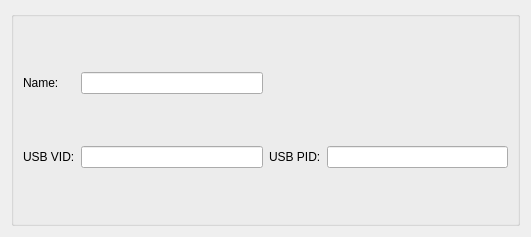
<?xml version="1.0" encoding="UTF-8"?>
<ui version="4.0">
 <class>OpenRGBQMKORGBSettingsEntryUi</class>
 <widget class="QWidget" name="OpenRGBQMKORGBSettingsEntryUi">
  <property name="geometry">
   <rect>
    <x>0</x>
    <y>0</y>
    <width>531</width>
    <height>237</height>
   </rect>
  </property>
  <property name="sizePolicy">
   <sizepolicy hsizetype="Expanding" vsizetype="Expanding">
    <horstretch>0</horstretch>
    <verstretch>0</verstretch>
   </sizepolicy>
  </property>
  <property name="windowTitle">
   <string notr="true">OpenRGB QMK Settings Entry</string>
  </property>
  <layout class="QGridLayout" name="gridLayout">
   <item row="1" column="0" colspan="2">
    <widget class="QGroupBox" name="groupBox">
     <property name="title">
      <string/>
     </property>
     <layout class="QGridLayout" name="gridLayout_2">
      <item row="2" column="5">
       <widget class="QLineEdit" name="USBPIDEdit"/>
      </item>
      <item row="1" column="3">
       <widget class="QLineEdit" name="NameEdit"/>
      </item>
      <item row="1" column="0">
       <widget class="QLabel" name="NameLabel">
        <property name="text">
         <string>Name:</string>
        </property>
       </widget>
      </item>
      <item row="2" column="3">
       <widget class="QLineEdit" name="USBVIDEdit"/>
      </item>
      <item row="2" column="4">
       <widget class="QLabel" name="USBPIDLabel">
        <property name="text">
         <string>USB PID:</string>
        </property>
       </widget>
      </item>
      <item row="2" column="0">
       <widget class="QLabel" name="USBVIDLabel">
        <property name="text">
         <string>USB VID:</string>
        </property>
       </widget>
      </item>
     </layout>
    </widget>
   </item>
  </layout>
 </widget>
 <tabstops>
  <tabstop>NameEdit</tabstop>
  <tabstop>USBVIDEdit</tabstop>
  <tabstop>USBPIDEdit</tabstop>
 </tabstops>
 <resources/>
 <connections/>
</ui>
